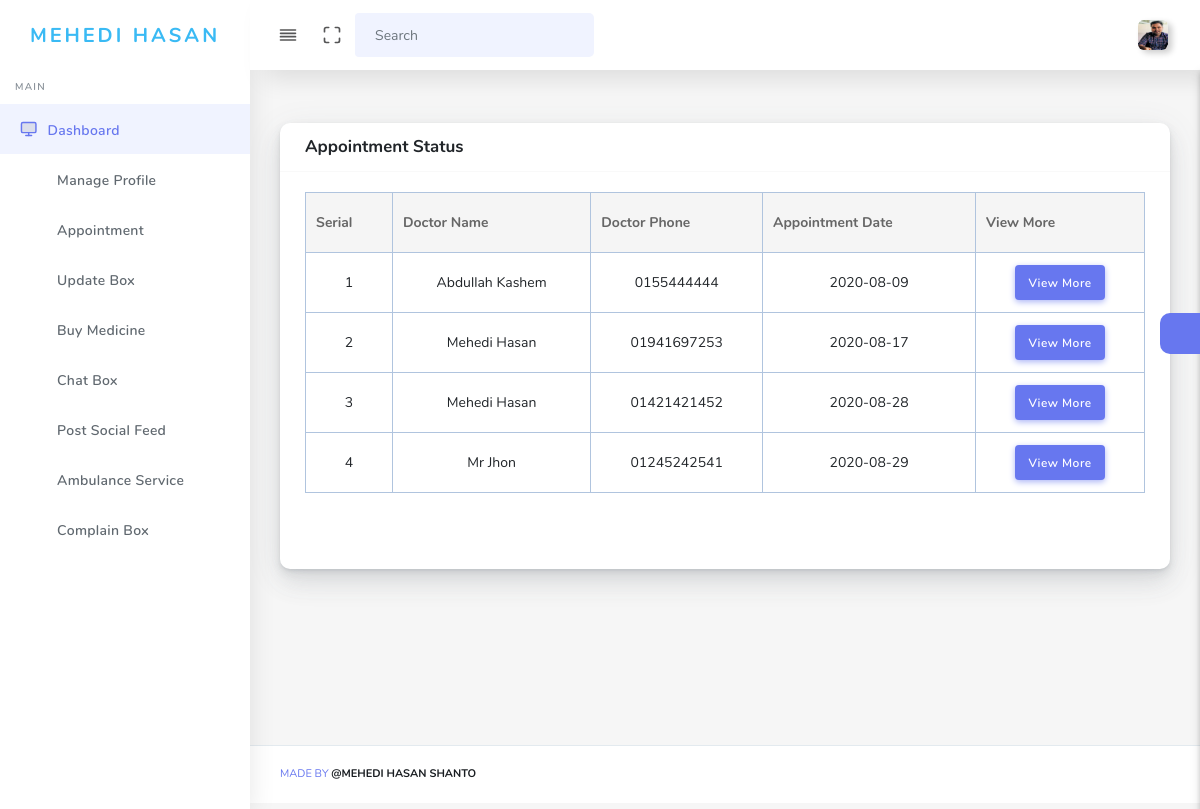
/patient/appointment_status.php (signed in), run on the app's committed database.
### tables this page shows
CREATE TABLE `patient` (
  `patient_id` int(11) NOT NULL,
  `first_name` varchar(255) NOT NULL,
  `last_name` varchar(255) NOT NULL,
  `email` varchar(255) NOT NULL,
  `phone` varchar(255) NOT NULL,
  `address` varchar(255) NOT NULL,
  `city` varchar(255) NOT NULL,
  `ps` varchar(255) NOT NULL,
  `postal` varchar(255) NOT NULL,
  `date_of_birth` date NOT NULL,
  `gender` varchar(255) NOT NULL,
  `image` varchar(255) NOT NULL,
  `password` varchar(255) NOT NULL,
  `status` int(11) NOT NULL,
  `join_date` date NOT NULL
);

CREATE TABLE `appointment` (
  `appoinment_id` int(11) NOT NULL,
  `patient_id` int(11) NOT NULL,
  `doctor_id` int(11) NOT NULL,
  `date` date NOT NULL,
  `charge` float NOT NULL,
  `status` int(11) NOT NULL,
  `notify` int(11) NOT NULL
);

CREATE TABLE `doctors` (
  `doctor_id` int(11) NOT NULL,
  `first_name` varchar(255) NOT NULL,
  `last_name` varchar(255) NOT NULL,
  `email` varchar(255) NOT NULL,
  `phone` varchar(255) NOT NULL,
  `degree` varchar(255) NOT NULL,
  `gender` varchar(255) NOT NULL,
  `address` varchar(255) NOT NULL,
  `password` varchar(255) NOT NULL,
  `image` varchar(255) NOT NULL,
  `status` int(11) NOT NULL,
  `join_date` date NOT NULL,
  `charge` float NOT NULL,
  `schedule` varchar(255) NOT NULL,
  `category` varchar(100) NOT NULL
);

### patient/appointment_status.php (the view, shortened to what this page needs)
<?php include 'includes/header.php';?>
<body>
<div id="app">
    <div class="main-wrapper main-wrapper-1">
        <div class="navbar-bg"></div>
        <?php include 'includes/nav.php';?>
        <?php include 'includes/side.php';?>
        <div class="main-content">
            <section class="section">
                <div class="row">
                    <div class="col-md-12 col-sm-12 mb-5">
                        <div class="card">
                            <div class="card-header">
                                <h4>Appointment Status</h4>
                            </div>
                            <div class="card-body">
                                <?php
                                    $sql_getData = "SELECT * FROM patient, doctors, appointment WHERE
                                                    doctors.doctor_id = appointment.doctor_id AND
                                                    patient.patient_id = appointment.patient_id AND
                                                    patient.patient_id = '$userdata[patient_id]'";
                                    $result      = mysqli_query($connect, $sql_getData);
                                ?>
                                <div class="table-responsive">
                                    <table class="table tab-pane" style="border: 1px solid lightsteelblue">
                                        <thead>
                                            <tr style="border: 1px solid lightsteelblue">
                                                <th style="border: 1px solid lightsteelblue">Serial</th>
                                                <th style="border: 1px solid lightsteelblue">Doctor Name</th>
                                                <th style="border: 1px solid lightsteelblue">Doctor Phone</th>
                                                <th style="border: 1px solid lightsteelblue">Appointment Date</th>
                                                <th style="border: 1px solid lightsteelblue">View More</th>
                                            </tr>
                                        </thead>
                                        <tbody>
                                        <?php
                                            $i = 1;
                                            while ($row = mysqli_fetch_assoc($result)){?>
                                            <tr class="text-center">
                                                <td style="border: 1px solid lightsteelblue"><?php echo $i++;?></td>
                                                <td style="border: 1px solid lightsteelblue" class="text-capitalize"><?php echo $row['first_name'] .' '. $row['last_name'];?></td>
                                                <td style="border: 1px solid lightsteelblue"><?php echo $row['phone'];?></td>
                                                <td style="border: 1px solid lightsteelblue"><?php echo $row['date'];?></td>
                                                <td style="border: 1px solid lightsteelblue">
                                                    <a href="process.php?process_id=<?php echo $row['appoinment_id'];?>" class="btn btn-primary">View More</a>
                                                </td>
                                            </tr>
                                        <?php }?>
                                        </tbody>
                                    </table>
                                </div>
                            </div>
                            <div class="card-footer">
                            </div>
                        </div>
                    </div>
                </div>
            </section>
            <?php include 'includes/setting.php';?>
        </div>
        <?php include "includes/footer.php";?>
    </div>
</div>
<?php include "includes/script.php";?>

### patient/includes/nav.php (shortened to what this page needs)
<nav class="navbar navbar-expand-lg main-navbar sticky">
    <div class="form-inline mr-auto">
        <ul class="navbar-nav mr-3">
            <li><a href="#" data-toggle="sidebar" class="nav-link nav-link-lg
									collapse-btn"> <i data-feather="align-justify"></i></a></li>
            <li><a href="#" class="nav-link nav-link-lg fullscreen-btn">
                    <i data-feather="maximize"></i>
                </a></li>
            <li>
                <form class="form-inline mr-auto">
                    <div class="search-element">
                        <input class="form-control" type="search" placeholder="Search" aria-label="Search" data-width="200">
                        <button class="btn" type="submit">
                            <i class="fas fa-search"></i>
                        </button>
                    </div>
                </form>
            </li>
        </ul>
    </div>
    <ul class="navbar-nav navbar-right">
        <li class="dropdown"><a href="#" data-toggle="dropdown"
                                class="nav-link dropdown-toggle nav-link-lg nav-link-user"> <img alt="image" src="../images/<?php echo $userdata['image'];?>" class="user-img-radious-style"> <span class="d-sm-none d-lg-inline-block"></span></a>
        </li>
    </ul>
</nav>

### patient/includes/side.php (shortened to what this page needs)
<div class="main-sidebar sidebar-style-2">
    <aside id="sidebar-wrapper">
        <div class="sidebar-brand">
            <a href="patient_dashboard.php"><span class="logo-name text-info"><?php echo $userdata['first_name'] . ' ' .$userdata['last_name'];?></span></a>
        </div>
        <ul class="sidebar-menu">
            <li class="menu-header">Main</li>
            <li class="dropdown active">
                <a href="patient_dashboard.php" class="nav-link"><i data-feather="monitor"></i><span>Dashboard</span></a>
            </li>
            <li class="dropdown">
                <a href="#" class="menu-toggle nav-link has-dropdown"><i class="fas fa-user-tie"></i><span>Manage Profile</span></a>
            </li>
            <li class="dropdown">
                <a href="#" class="menu-toggle nav-link has-dropdown"><i class="fas fa-file-medical"></i><span>Appointment</span></a>
            </li>
            <li class="dropdown">
                <a href="#" class="menu-toggle nav-link has-dropdown"><i class="fas fa-chart-line"></i><span>Update Box</span></a>
            </li>
            <li class="dropdown">
                <a href="#" class="menu-toggle nav-link has-dropdown"><i class="fas fa-briefcase-medical"></i><span>Buy Medicine</span></a>
            </li>
            <li class="dropdown">
                <a href="#" class="menu-toggle nav-link has-dropdown"><i class="fas fa-comment"></i><span>Chat Box</span></a>
            </li>
            <li class="dropdown">
                <a href="#" class="menu-toggle nav-link has-dropdown"><i class="fab fa-ioxhost"></i><span>Post Social Feed</span></a>
            </li>
            <li class="dropdown">
                <a href="#" class="menu-toggle nav-link has-dropdown"><i class="fas fa-ambulance"></i><span>Ambulance Service</span></a>
            </li>
            <li class="dropdown">
                <a href="#" class="menu-toggle nav-link has-dropdown"><i class="fas fa-sign-in-alt"></i><span>Complain Box</span></a>
            </li>
        </ul>
    </aside>
</div>

### data on the page
patient: image (picture), first_name "MEHEDI", last_name "HASAN"
appointment: doctor.first_name "Abdullah", doctor.last_name "Kashem", doctor.phone "0155444444", date "2020-08-09"
appointment: doctor.first_name "Mehedi", doctor.last_name "Hasan", doctor.phone "01941697253", date "2020-08-17"
appointment: doctor.first_name "Mehedi", doctor.last_name "Hasan", doctor.phone "01421421452", date "2020-08-28"
appointment: doctor.first_name "Mr", doctor.last_name "Jhon", doctor.phone "01245242541", date "2020-08-29"
